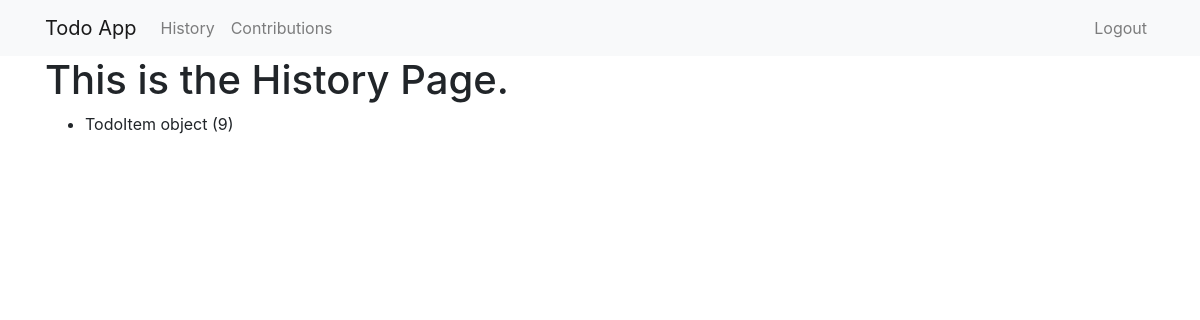
/todo/history/ (signed in), run on an earlier commit of the app's database.
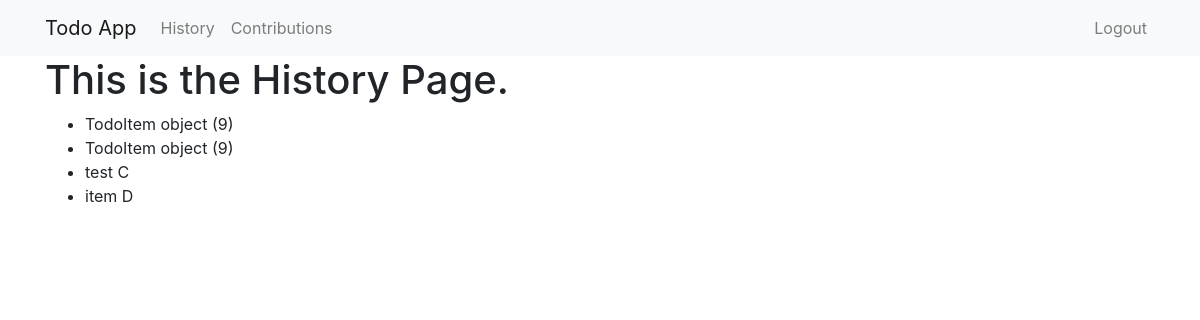
And on a later commit of the database.
### todo/models.py (models this page shows)
class ArchivedItem(models.Model):
    content = models.TextField()

### todo/views.py (the view)
# urls.py: path('history/', views.history, name='history'),
def history(request):
    all_archived_items = ArchivedItem.objects.all()
    return render(request, "history.html",
    {'all_archived_items': all_archived_items})

### todo/templates/history.html
{% extends "base.html" %}
{% block page_content %}
<h1>This is the History Page.</h1>
<ul>
    {% if user.is_authenticated %}
        {% for archived_item in all_archived_items %}
            <li>{{ archived_item.content }}
            </li>
        {% endfor %}
    {% else %}
        <h4>Login to view history</h4>
    {% endif %}
</ul>
{% endblock %}

What changed in the data, as far as the page shows it:
added ArchivedItem: content "TodoItem object (9)"
added ArchivedItem: content "test C"
added ArchivedItem: content "item D"
